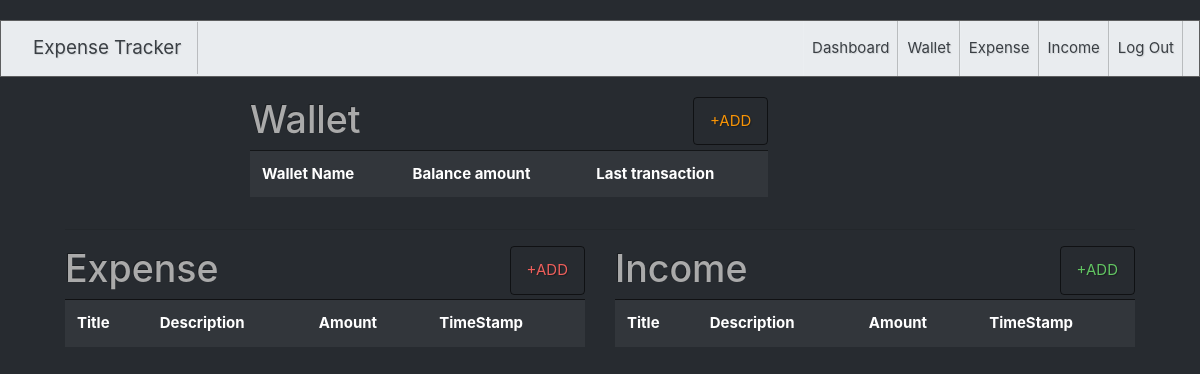
The app's page /dashboard/ (signed in), older data.
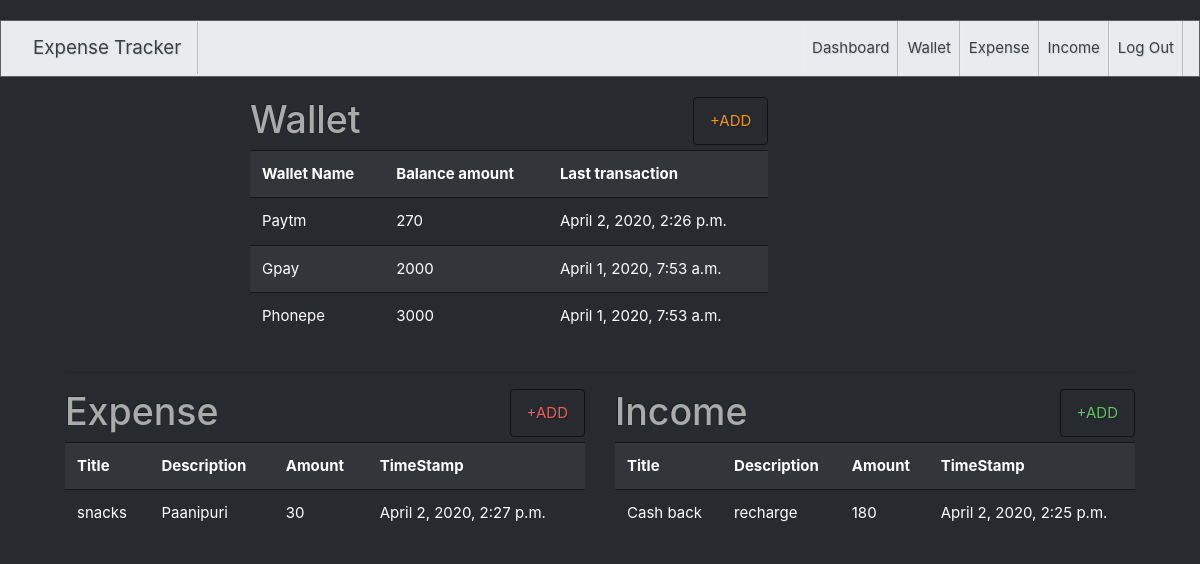
The same page, newer data.
### tracker/models.py (models this page shows, shortened)
class Wallet(models.Model):
    name=models.CharField(max_length=100)
    balance=models.IntegerField()
    last_transaction=models.DateTimeField(auto_now=True)
    user=models.ForeignKey(User,on_delete=models.CASCADE,null=True,blank=True)

class Expense(models.Model):
    title= models.CharField(max_length = 100 )
    Amount =models.IntegerField()
    timestamp =models.DateTimeField(auto_now=True)
    description=models.TextField()
    user=models.ForeignKey(User,on_delete=models.CASCADE,null=True,blank=True)
    wallet=models.ForeignKey(Wallet,on_delete=models.CASCADE,null=True,blank=True)

class Income(models.Model):
    title= models.CharField(max_length = 100 )
    description=models.TextField()
    Amount =models.IntegerField()
    timestamp =models.DateTimeField(auto_now=True)
    user=models.ForeignKey(User,on_delete=models.CASCADE,null=True,blank=True)
    wallet=models.ForeignKey(Wallet,on_delete=models.CASCADE,null=True,blank=True)

### tracker/views.py (the view)
# urls.py: path('dashboard/',dashboard),
def dashboard(request):
    user=request.user
    wallet=Wallet.objects.filter(user=user)
    expense=Expense.objects.filter(user=user)
    income=Income.objects.filter(user=user)
    return render(request,"dashboard.html",{"wallet":wallet,"expense":expense,"income":income})

### tracker/templates/dashboard.html
{% extends 'bootswatch.html' %}
{% block body %}
 <div class="container">
    <div class="row">
        <div class="col-8" style="padding-left: 200px;">
            <div style="display: flex;justify-content: space-between;">
                <h1>Wallet</h1>
                <a href="/create_wallet/"><button class="btn btn-outline-warning">+ADD</button></a>
            </div>
           <table class="table table-striped">
               <tr>
                   <th>Wallet Name</th>
                   <th>Balance amount</th>
                   <th>Last transaction</th>
               </tr>
           {% for wal in wallet %}
               <tr>
                   <td>{{wal.name}}</td>
                   <td>{{wal.balance}}</td>
                   <td>{{wal.last_transaction}}</td>
               </tr>
           {% endfor %}
          </table>
        </div>
       </div>
       <hr>
     <div class="row">
         <div class="col-6" >
             <div style="display: flex;justify-content: space-between;">
                <h1>Expense</h1>
                <a href="/create_expense/"><button class="btn btn-outline-danger">+ADD</button></a>
            </div>
            <table class="table table-striped">
                <tr>
                    <th>Title</th>
                    <th>Description</th>
                    <th>Amount</th>
                    <th>TimeStamp</th>
                </tr>
            {% for exs in expense %}
                <tr>
                    <td>{{exs.title}}</td>
                    <td>{{exs.description}}</td>
                    <td>{{exs.Amount}}</td>
                    <td>{{exs.timestamp}}</td>
                </tr>
            {% endfor %}
            </table>
         </div>
         <div class="col-6">
            <div style="display: flex;justify-content: space-between;">
                <h1>Income</h1>
                <a href="/create_income/"><button class="btn btn-outline-success">+ADD</button></a>
            </div>
           <table class="table table-striped">
               <tr>
                   <th>Title</th>
                   <th>Description</th>
                   <th>Amount</th>
                   <th>TimeStamp</th>
               </tr>
           {% for inc in income %}
               <tr>
                   <td>{{inc.title}}</td>
                   <td>{{inc.description}}</td>
                   <td>{{inc.Amount}}</td>
                   <td>{{inc.timestamp}}</td>
               </tr>
           {% endfor %}
           </table>
        </div>
    </div>
 </div>
{% endblock %}

### authentication/templates/bootswatch.html (shortened to what this page needs)
{% load static %}
<!DOCTYPE html>
<html>
<head>
    <link rel="stylesheet" href="https://bootswatch.com/4/slate/bootstrap.min.css">
</head>
<body>
    <div class="container" style="min-height: 650px; display: flex;flex-direction: column;justify-content:left ;align-items: center;width: 100%;padding: 20px;">
        <nav class="navbar navbar-expand-lg navbar-light bg-light" style="width: 1200px;margin-bottom: 20px;">
                <div>
                    <a class="navbar-brand" href="/dashboard/">Expense Tracker</a>
                </div>
            <div class="collapse navbar-collapse" id="navbarNavAltMarkup">
              <div class="navbar-nav ml-auto">
                {% if not user.is_authenticated %}
                <a class="nav-item nav-link active" href="/signup/">Sign Up</a>
                <a class="nav-item nav-link active" href="/login/">Log In</a>
                {% elif user.is_authenticated %}
                <a class="nav-item nav-link active" href="/dashboard/">Dashboard</a>
                <a class="nav-item nav-link active" href="/wallet/">Wallet</a>
                <a class="nav-item nav-link active" href="/expense/">Expense</a>
                <a class="nav-item nav-link active" href="/income/">Income</a>
                <a class="nav-item nav-link active" href="/logout/">Log Out</a>
                {% endif %}
              </div>
            </div>
          </nav>
            {% block body %}
            {% endblock %}
        </div>
</body>
</html>

Row changes from the older to the newer data that the page shows:
added Wallet: name "Paytm", balance "270", last_transaction "April 2, 2020, 2:26 p.m."
added Wallet: name "Gpay", balance "2000", last_transaction "April 1, 2020, 7:53 a.m."
added Wallet: name "Phonepe", balance "3000", last_transaction "April 1, 2020, 7:53 a.m."
added Expense: title "snacks", description "Paanipuri", Amount "30", timestamp "April 2, 2020, 2:27 p.m."
added Income: title "Cash back", description "recharge", Amount "180", timestamp "April 2, 2020, 2:25 p.m."
